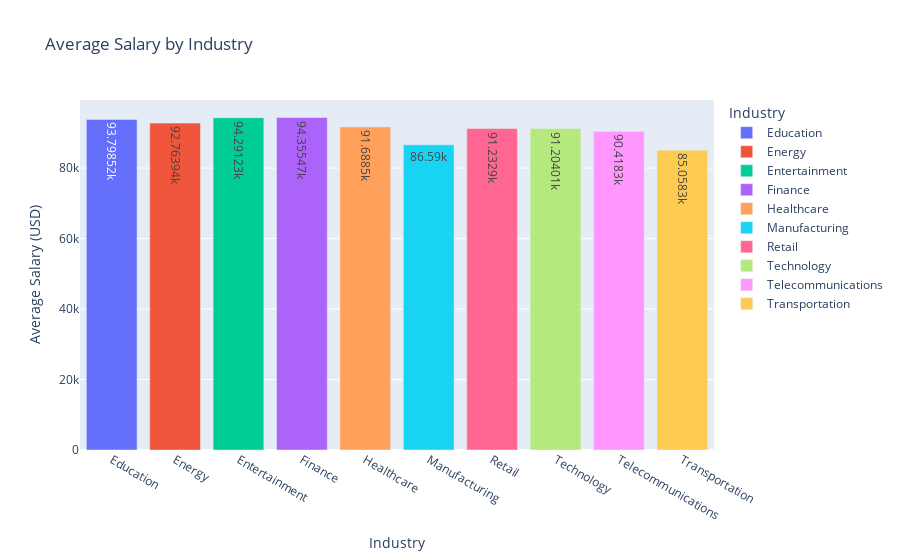

Write notebook code for a chart like this one.
### Code cell
fig = px.bar(job_Market.groupby('Industry')['Salary_USD'].mean().reset_index(), 
              x = 'Industry', 
              y = 'Salary_USD', 
              title="Average Salary by Industry", 
              labels={'Salary_USD': 'Average Salary (USD)'},
              text_auto = True,
                color = 'Industry')
fig.show()

### Figure 1 — Plotly figure (JSON) as saved in the notebook; plotly's stock layout.template omitted (floating-point values rounded to 4 significant figures)
{"data": [{"alignmentgroup": "True", "hovertemplate": "Industry=%{x}<br>Average Salary (USD)=%{y}<extra></extra>", "legendgroup": "Education", "marker": {"color": "#636efa", "pattern": {"shape": ""}}, "name": "Education", "offsetgroup": "Education", "orientation": "v", "showlegend": true, "textposition": "auto", "texttemplate": "%{y}", "type": "bar", "x": ["Education"], "xaxis": "x", "y": [93800.0], "yaxis": "y"}, {"alignmentgroup": "True", "hovertemplate": "Industry=%{x}<br>Average Salary (USD)=%{y}<extra></extra>", "legendgroup": "Energy", "marker": {"color": "#EF553B", "pattern": {"shape": ""}}, "name": "Energy", "offsetgroup": "Energy", "orientation": "v", "showlegend": true, "textposition": "auto", "texttemplate": "%{y}", "type": "bar", "x": ["Energy"], "xaxis": "x", "y": [92760.0], "yaxis": "y"}, {"alignmentgroup": "True", "hovertemplate": "Industry=%{x}<br>Average Salary (USD)=%{y}<extra></extra>", "legendgroup": "Entertainment", "marker": {"color": "#00cc96", "pattern": {"shape": ""}}, "name": "Entertainment", "offsetgroup": "Entertainment", "orientation": "v", "showlegend": true, "textposition": "auto", "texttemplate": "%{y}", "type": "bar", "x": ["Entertainment"], "xaxis": "x", "y": [94290.0], "yaxis": "y"}, {"alignmentgroup": "True", "hovertemplate": "Industry=%{x}<br>Average Salary (USD)=%{y}<extra></extra>", "legendgroup": "Finance", "marker": {"color": "#ab63fa", "pattern": {"shape": ""}}, "name": "Finance", "offsetgroup": "Finance", "orientation": "v", "showlegend": true, "textposition": "auto", "texttemplate": "%{y}", "type": "bar", "x": ["Finance"], "xaxis": "x", "y": [94360.0], "yaxis": "y"}, {"alignmentgroup": "True", "hovertemplate": "Industry=%{x}<br>Average Salary (USD)=%{y}<extra></extra>", "legendgroup": "Healthcare", "marker": {"color": "#FFA15A", "pattern": {"shape": ""}}, "name": "Healthcare", "offsetgroup": "Healthcare", "orientation": "v", "showlegend": true, "textposition": "auto", "texttemplate": "%{y}", "type": "bar", "x": ["Healthcare"], "xaxis": "x", "y": [91690.0], "yaxis": "y"}, {"alignmentgroup": "True", "hovertemplate": "Industry=%{x}<br>Average Salary (USD)=%{y}<extra></extra>", "legendgroup": "Manufacturing", "marker": {"color": "#19d3f3", "pattern": {"shape": ""}}, "name": "Manufacturing", "offsetgroup": "Manufacturing", "orientation": "v", "showlegend": true, "textposition": "auto", "texttemplate": "%{y}", "type": "bar", "x": ["Manufacturing"], "xaxis": "x", "y": [86590.0], "yaxis": "y"}, {"alignmentgroup": "True", "hovertemplate": "Industry=%{x}<br>Average Salary (USD)=%{y}<extra></extra>", "legendgroup": "Retail", "marker": {"color": "#FF6692", "pattern": {"shape": ""}}, "name": "Retail", "offsetgroup": "Retail", "orientation": "v", "showlegend": true, "textposition": "auto", "texttemplate": "%{y}", "type": "bar", "x": ["Retail"], "xaxis": "x", "y": [91230.0], "yaxis": "y"}, {"alignmentgroup": "True", "hovertemplate": "Industry=%{x}<br>Average Salary (USD)=%{y}<extra></extra>", "legendgroup": "Technology", "marker": {"color": "#B6E880", "pattern": {"shape": ""}}, "name": "Technology", "offsetgroup": "Technology", "orientation": "v", "showlegend": true, "textposition": "auto", "texttemplate": "%{y}", "type": "bar", "x": ["Technology"], "xaxis": "x", "y": [91200.0], "yaxis": "y"}, {"alignmentgroup": "True", "hovertemplate": "Industry=%{x}<br>Average Salary (USD)=%{y}<extra></extra>", "legendgroup": "Telecommunications", "marker": {"color": "#FF97FF", "pattern": {"shape": ""}}, "name": "Telecommunications", "offsetgroup": "Telecommunications", "orientation": "v", "showlegend": true, "textposition": "auto", "texttemplate": "%{y}", "type": "bar", "x": ["Telecommunications"], "xaxis": "x", "y": [90420.0], "yaxis": "y"}, {"alignmentgroup": "True", "hovertemplate": "Industry=%{x}<br>Average Salary (USD)=%{y}<extra></extra>", "legendgroup": "Transportation", "marker": {"color": "#FECB52", "pattern": {"shape": ""}}, "name": "Transportation", "offsetgroup": "Transportation", "orientation": "v", "showlegend": true, "textposition": "auto", "texttemplate": "%{y}", "type": "bar", "x": ["Transportation"], "xaxis": "x", "y": [85060.0], "yaxis": "y"}], "layout": {"autosize": true, "barmode": "relative", "legend": {"title": {"text": "Industry"}, "tracegroupgap": 0}, "title": {"text": "Average Salary by Industry"}, "xaxis": {"anchor": "y", "autorange": true, "categoryarray": ["Education", "Energy", "Entertainment", "Finance", "Healthcare", "Manufacturing", "Retail", "Technology", "Telecommunications", "Transportation"], "categoryorder": "array", "domain": [0, 1], "range": [-0.5, 9.5], "title": {"text": "Industry"}, "type": "category"}, "yaxis": {"anchor": "x", "autorange": true, "domain": [0, 1], "range": [0, 99320.0], "title": {"text": "Average Salary (USD)"}, "type": "linear"}}}
